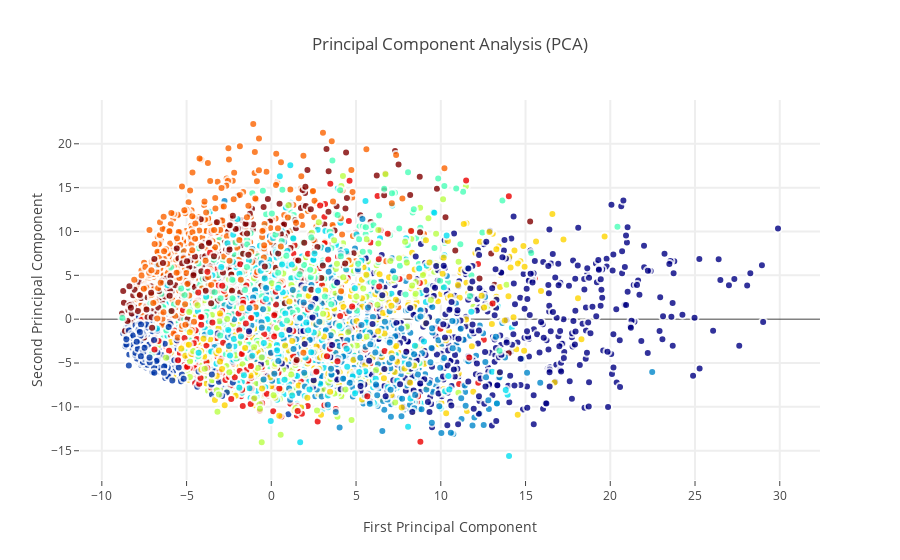

Write notebook code for a chart like this one.
### Markdown cell above
###Interactive visualisations of PCA representation

When it comes to these dimensionality reduction methods, scatter plots are most commonly implemented because they allow for great and convenient visualisations of clustering ( if any existed ) and this will be exactly what we will be doing as we plot the first 2 principal components as follows:

### Code cell
trace0 = go.Scatter(
    x = X_5d[:,0],
    y = X_5d[:,1],
#     name = Target,
#     hoveron = Target,
    mode = 'markers',
    text = Target,
    showlegend = False,
    marker = dict(
        size = 8,
        color = Target,
        colorscale ='Jet',
        showscale = False,
        line = dict(
            width = 2,
            color = 'rgb(255, 255, 255)'
        ),
        opacity = 0.8
    )
)
data = [trace0]

layout = go.Layout(
    title= 'Principal Component Analysis (PCA)',
    hovermode= 'closest',
    xaxis= dict(
         title= 'First Principal Component',
        ticklen= 5,
        zeroline= False,
        gridwidth= 2,
    ),
    yaxis=dict(
        title= 'Second Principal Component',
        ticklen= 5,
        gridwidth= 2,
    ),
    showlegend= True
)


fig = dict(data=data, layout=layout)
py.iplot(fig, filename='styled-scatter')

### Figure 1 — Plotly figure (JSON) as saved in the notebook; plotly's stock layout.template omitted (floating-point values rounded to 4 significant figures; data arrays with more than 128 entries replaced by an {"elided": "..."} marker saying what was removed)
{"data": [{"marker": {"color": {"elided": "6000 int values"}, "colorscale": "Jet", "line": {"color": "rgb(255, 255, 255)", "width": 2}, "opacity": 0.8, "showscale": false, "size": 8}, "mode": "markers", "showlegend": false, "text": {"elided": "6000 float values"}, "type": "scatter", "uid": "0a65cfb4-660f-459e-9e13-ff68bd7db422", "x": {"elided": "6000 float values"}, "y": {"elided": "6000 float values"}}], "layout": {"hovermode": "closest", "showlegend": true, "title": {"text": "Principal Component Analysis (PCA)"}, "xaxis": {"gridwidth": 2, "ticklen": 5, "title": {"text": "First Principal Component"}, "zeroline": false}, "yaxis": {"gridwidth": 2, "ticklen": 5, "title": {"text": "Second Principal Component"}}}}
